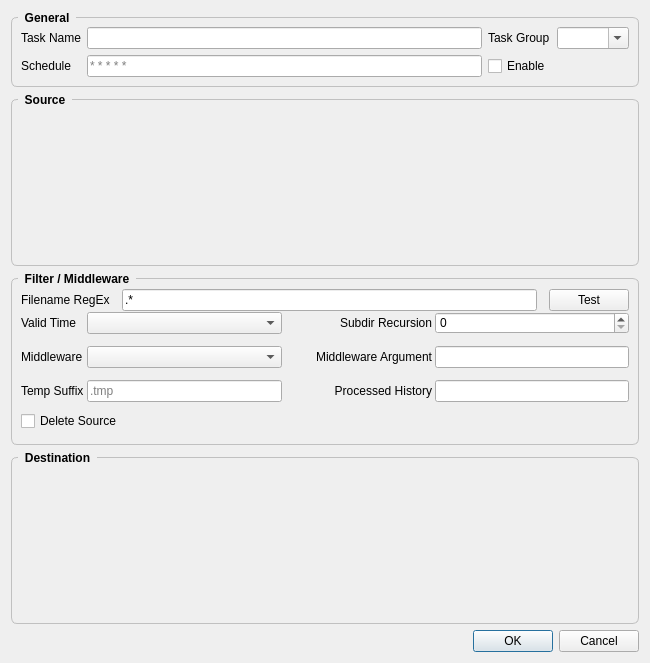
<?xml version="1.0" encoding="UTF-8"?>
<ui version="4.0">
 <class>Dialog</class>
 <widget class="QDialog" name="Dialog">
  <property name="geometry">
   <rect>
    <x>0</x>
    <y>0</y>
    <width>650</width>
    <height>663</height>
   </rect>
  </property>
  <property name="windowTitle">
   <string>Dialog</string>
  </property>
  <property name="styleSheet">
   <string notr="true">QGroupBox {
    font: bold;
    border: 1px solid silver;
    border-radius: 6px;
    margin-top: 6px;
}

QGroupBox::title {
    subcontrol-origin: margin;
    left: 7px;
    padding: 0px 5px 0px 5px;
}

QLabel#label_error_msg {
	color: red;
}

QScrollArea {
	border: none;
}</string>
  </property>
  <layout class="QVBoxLayout" name="verticalLayout">
   <item>
    <widget class="QScrollArea" name="scrollArea">
     <property name="widgetResizable">
      <bool>true</bool>
     </property>
     <widget class="QWidget" name="scrollAreaWidgetContents">
      <property name="geometry">
       <rect>
        <x>0</x>
        <y>0</y>
        <width>626</width>
        <height>597</height>
       </rect>
      </property>
      <layout class="QVBoxLayout" name="verticalLayout_3">
       <property name="leftMargin">
        <number>0</number>
       </property>
       <property name="topMargin">
        <number>0</number>
       </property>
       <property name="rightMargin">
        <number>0</number>
       </property>
       <property name="bottomMargin">
        <number>0</number>
       </property>
       <item>
        <widget class="QGroupBox" name="gbox_general">
         <property name="sizePolicy">
          <sizepolicy hsizetype="Preferred" vsizetype="Fixed">
           <horstretch>0</horstretch>
           <verstretch>0</verstretch>
          </sizepolicy>
         </property>
         <property name="title">
          <string>General</string>
         </property>
         <layout class="QGridLayout" name="gridLayout">
          <item row="1" column="2">
           <widget class="QCheckBox" name="chkb_task_enabled">
            <property name="text">
             <string>Enable</string>
            </property>
           </widget>
          </item>
          <item row="1" column="1">
           <widget class="QLineEdit" name="le_task_schedule">
            <property name="placeholderText">
             <string>* * * * *</string>
            </property>
           </widget>
          </item>
          <item row="0" column="2">
           <widget class="QLabel" name="label_2">
            <property name="text">
             <string>Task Group</string>
            </property>
           </widget>
          </item>
          <item row="0" column="1">
           <widget class="QLineEdit" name="le_task_name"/>
          </item>
          <item row="0" column="0">
           <widget class="QLabel" name="label">
            <property name="text">
             <string>Task Name</string>
            </property>
           </widget>
          </item>
          <item row="1" column="0">
           <widget class="QLabel" name="label_3">
            <property name="text">
             <string>Schedule</string>
            </property>
           </widget>
          </item>
          <item row="0" column="3">
           <widget class="QComboBox" name="comb_task_group">
            <property name="editable">
             <bool>true</bool>
            </property>
           </widget>
          </item>
         </layout>
        </widget>
       </item>
       <item>
        <widget class="QGroupBox" name="gbox_source">
         <property name="title">
          <string>Source</string>
         </property>
         <layout class="QVBoxLayout" name="verticalLayout_2">
          <property name="leftMargin">
           <number>0</number>
          </property>
          <property name="topMargin">
           <number>0</number>
          </property>
          <property name="rightMargin">
           <number>0</number>
          </property>
          <property name="bottomMargin">
           <number>0</number>
          </property>
         </layout>
        </widget>
       </item>
       <item>
        <widget class="QGroupBox" name="gbox_filter">
         <property name="sizePolicy">
          <sizepolicy hsizetype="Preferred" vsizetype="Preferred">
           <horstretch>0</horstretch>
           <verstretch>0</verstretch>
          </sizepolicy>
         </property>
         <property name="title">
          <string>Filter / Middleware</string>
         </property>
         <layout class="QVBoxLayout" name="verticalLayout_5">
          <property name="spacing">
           <number>0</number>
          </property>
          <item>
           <layout class="QHBoxLayout" name="horizontalLayout_2">
            <property name="spacing">
             <number>12</number>
            </property>
            <property name="bottomMargin">
             <number>0</number>
            </property>
            <item>
             <widget class="QLabel" name="label_8">
              <property name="text">
               <string>Filename RegEx</string>
              </property>
             </widget>
            </item>
            <item>
             <widget class="QLineEdit" name="le_filter_filename">
              <property name="text">
               <string>.*</string>
              </property>
             </widget>
            </item>
            <item>
             <widget class="QPushButton" name="pb_regex_test">
              <property name="text">
               <string>Test</string>
              </property>
             </widget>
            </item>
           </layout>
          </item>
          <item>
           <layout class="QGridLayout" name="gridLayout_2">
            <property name="horizontalSpacing">
             <number>3</number>
            </property>
            <property name="verticalSpacing">
             <number>12</number>
            </property>
            <item row="2" column="4">
             <widget class="QLineEdit" name="le_processed_reserve"/>
            </item>
            <item row="1" column="3">
             <widget class="QLabel" name="label_12">
              <property name="text">
               <string>Middleware Argument</string>
              </property>
              <property name="alignment">
               <set>Qt::AlignRight|Qt::AlignTrailing|Qt::AlignVCenter</set>
              </property>
             </widget>
            </item>
            <item row="1" column="4">
             <widget class="QLineEdit" name="le_middleware_arg"/>
            </item>
            <item row="1" column="0">
             <widget class="QLabel" name="label_11">
              <property name="text">
               <string>Middleware</string>
              </property>
             </widget>
            </item>
            <item row="0" column="4">
             <widget class="QSpinBox" name="spinBox_subdir_recursion">
              <property name="maximum">
               <number>999</number>
              </property>
             </widget>
            </item>
            <item row="2" column="0">
             <widget class="QLabel" name="label_4">
              <property name="text">
               <string>Temp Suffix</string>
              </property>
             </widget>
            </item>
            <item row="0" column="0">
             <widget class="QLabel" name="label_9">
              <property name="text">
               <string>Valid Time</string>
              </property>
             </widget>
            </item>
            <item row="0" column="1">
             <widget class="QComboBox" name="comb_filter_valid_time"/>
            </item>
            <item row="1" column="1">
             <widget class="QComboBox" name="comb_middleware"/>
            </item>
            <item row="2" column="1">
             <widget class="QLineEdit" name="le_suffix">
              <property name="placeholderText">
               <string>.tmp</string>
              </property>
             </widget>
            </item>
            <item row="0" column="3">
             <widget class="QLabel" name="label_10">
              <property name="text">
               <string>Subdir Recursion</string>
              </property>
              <property name="alignment">
               <set>Qt::AlignRight|Qt::AlignTrailing|Qt::AlignVCenter</set>
              </property>
             </widget>
            </item>
            <item row="2" column="3">
             <widget class="QLabel" name="label_5">
              <property name="text">
               <string>Processed History</string>
              </property>
              <property name="alignment">
               <set>Qt::AlignRight|Qt::AlignTrailing|Qt::AlignVCenter</set>
              </property>
             </widget>
            </item>
            <item row="0" column="2">
             <spacer name="horizontalSpacer_2">
              <property name="orientation">
               <enum>Qt::Horizontal</enum>
              </property>
              <property name="sizeType">
               <enum>QSizePolicy::Minimum</enum>
              </property>
              <property name="sizeHint" stdset="0">
               <size>
                <width>30</width>
                <height>20</height>
               </size>
              </property>
             </spacer>
            </item>
           </layout>
          </item>
          <item>
           <layout class="QHBoxLayout" name="horizontalLayout_3">
            <property name="topMargin">
             <number>8</number>
            </property>
            <item>
             <widget class="QCheckBox" name="chkb_delete_source">
              <property name="text">
               <string>Delete Source</string>
              </property>
             </widget>
            </item>
            <item>
             <spacer name="horizontalSpacer">
              <property name="orientation">
               <enum>Qt::Horizontal</enum>
              </property>
              <property name="sizeHint" stdset="0">
               <size>
                <width>40</width>
                <height>20</height>
               </size>
              </property>
             </spacer>
            </item>
           </layout>
          </item>
         </layout>
        </widget>
       </item>
       <item>
        <widget class="QGroupBox" name="gbox_dest">
         <property name="title">
          <string>Destination</string>
         </property>
         <layout class="QVBoxLayout" name="verticalLayout_4">
          <property name="leftMargin">
           <number>0</number>
          </property>
          <property name="topMargin">
           <number>0</number>
          </property>
          <property name="bottomMargin">
           <number>0</number>
          </property>
         </layout>
        </widget>
       </item>
      </layout>
     </widget>
    </widget>
   </item>
   <item>
    <layout class="QHBoxLayout" name="horizontalLayout">
     <item>
      <widget class="QLabel" name="label_error_msg">
       <property name="sizePolicy">
        <sizepolicy hsizetype="Expanding" vsizetype="Preferred">
         <horstretch>0</horstretch>
         <verstretch>0</verstretch>
        </sizepolicy>
       </property>
       <property name="text">
        <string/>
       </property>
       <property name="wordWrap">
        <bool>false</bool>
       </property>
      </widget>
     </item>
     <item>
      <widget class="QDialogButtonBox" name="buttonBox">
       <property name="sizePolicy">
        <sizepolicy hsizetype="Minimum" vsizetype="Minimum">
         <horstretch>0</horstretch>
         <verstretch>0</verstretch>
        </sizepolicy>
       </property>
       <property name="maximumSize">
        <size>
         <width>16777215</width>
         <height>16777215</height>
        </size>
       </property>
       <property name="orientation">
        <enum>Qt::Horizontal</enum>
       </property>
       <property name="standardButtons">
        <set>QDialogButtonBox::Cancel|QDialogButtonBox::Ok</set>
       </property>
      </widget>
     </item>
    </layout>
   </item>
  </layout>
 </widget>
 <resources/>
 <connections/>
</ui>
